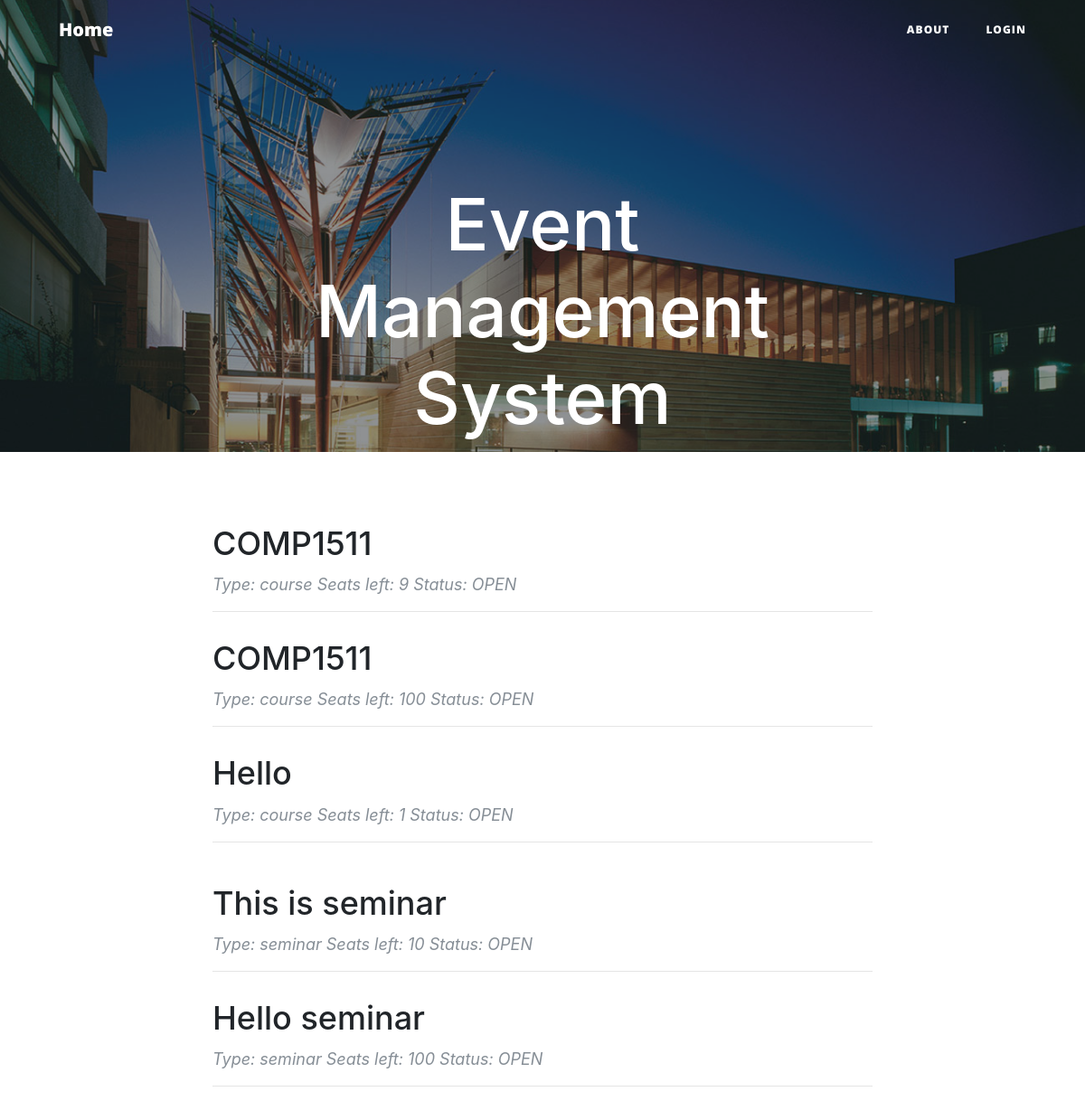
Before: / with the older database file.
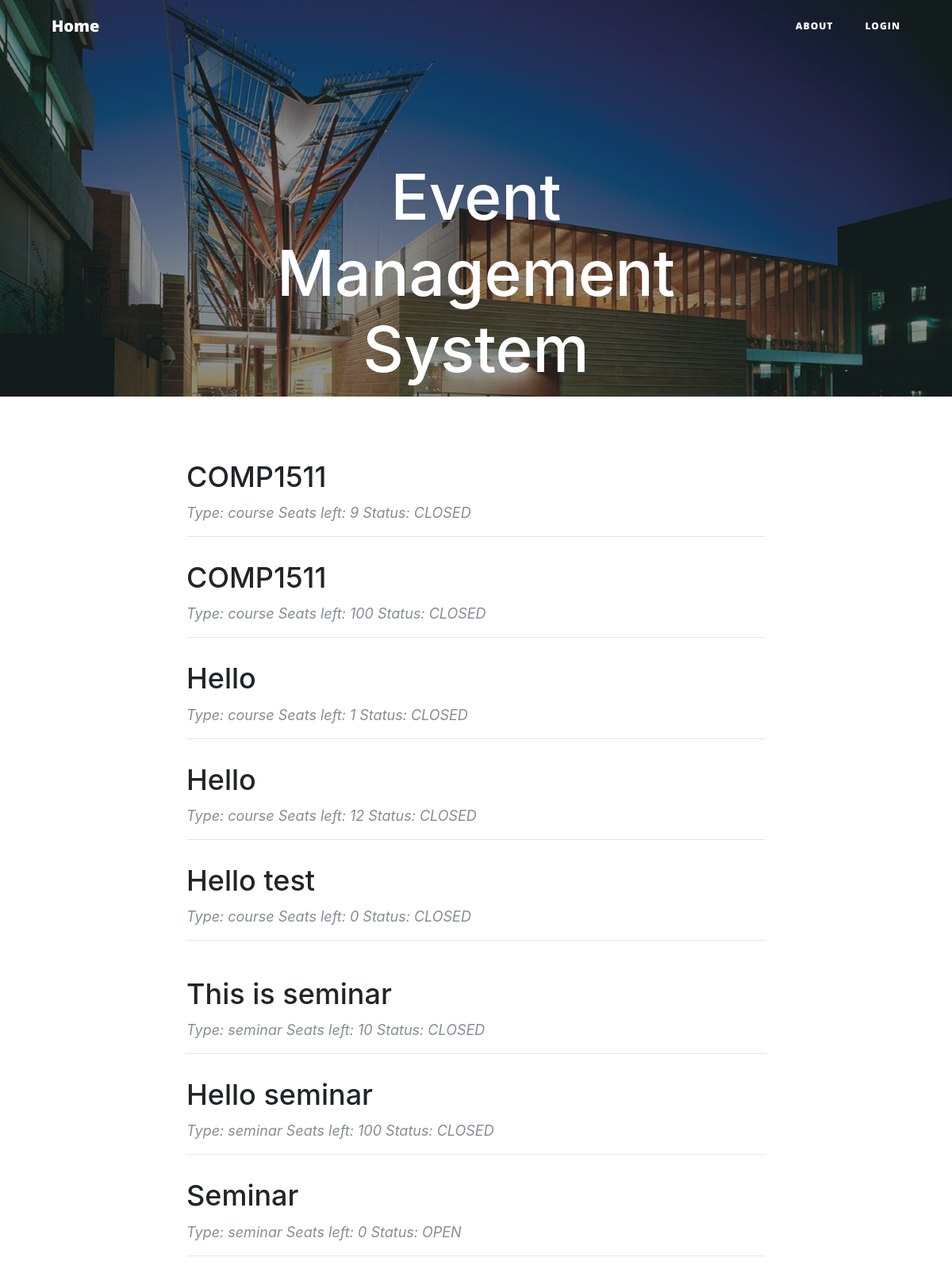
After: the same page with the newer database file.
### event.py (models this page shows, shortened)
class Event(db.Model):
    __tablename__ = 'events'
    event_id = db.Column(db.Integer, primary_key=True)
    title = db.Column(db.String(120))
    details = db.Column(db.UnicodeText)
    start = db.Column(db.String(80))
    end = db.Column(db.String(80))
    capacity = db.Column(db.Integer)
    status = db.Column(db.String(80))
    creater = db.Column(db.String(80))
    fee = db.Column(db.Integer)
    users = db.relationship('User',secondary=event_realation,
                            backref=db.backref('event_users_all', lazy='dynamic'))

class Seminar(db.Model):
    __tablename__ = 'seminars'
    seminar_id = db.Column(db.Integer, primary_key=True)
    title = db.Column(db.String(120))
    details = db.Column(db.UnicodeText)
    start = db.Column(db.String(80))
    end = db.Column(db.String(80))
    capacity = db.Column(db.Integer)
    status = db.Column(db.String(80))
    creater = db.Column(db.String(80))
    users = db.relationship('User',secondary=seminar_realation,
                            backref=db.backref('seminar_users_all', lazy='dynamic'))
    sessions = db.relationship('Session',secondary=seminar_session,
                            backref=db.backref('session_all', lazy='dynamic'))

### route.py (the view)
@app.route('/')
def index():
    Eventsystem.check_statu()
    return render_template('index.html', events = Event.query.all(), seminars = Seminar.query.all())

### EventSystem.py (called while the page is built)
    def check_statu():
        now = datetime.now()
        for event in Event.query.all():
            end = datetime.strptime(event.end, "%d-%m-%Y")
            if end < now:
                event.status = 'CLOSED'
                db.session.add(event)
                db.session.commit()
        for seminar in Seminar.query.all():
            end = datetime.strptime(seminar.end, "%d-%m-%Y")
            if end < now:
                seminar.status = 'CLOSED'
                db.session.add(seminar)
                db.session.commit()
        for session in Session.query.all():
            end = datetime.strptime(session.end, "%d-%m-%Y")
            if end < now:
                session.status = 'CLOSED'
                db.session.add(session)
                db.session.commit()

### templates/index.html
{% extends 'base.html' %}
{% block body %}
<header class="masthead" style="background-image: url('{{ url_for('static',filename='asb-unsw-campus-53.jpg')}}'); width: auto; height:500px;">
    <div class="overlay"></div>
    <div class="container">
        <div class="row">
            <div class="col-lg-8 col-md-10 mx-auto">
                <div class="site-heading">
                    <h1>Event Management System</h1>
                    <span class="subheading">UNSW Event Management System</span>
                </div>
            </div>
        </div>
    </div>
</header>
<div class="container">
    <div class="row">
        <div class="col-lg-8 col-md-10 mx-auto">
            {% for event in events %}
                <div class="post-preview">
                    <a href="{{ url_for('info', eventId = event.event_id) }}">
                        <h2 class="post-title">
                            {{event.title}}
                        </h2>
                    </a>
                    <p class="post-meta">Type: course Seats left: {{ event.capacity - event.events_all.count() }} Status: {{event.status}}</p>
                </div>
                <hr>
            {% endfor %}
        </div>
    </div>
</div>
<div class="container">
    <div class="row">
        <div class="col-lg-8 col-md-10 mx-auto">
            {% for seminar  in seminars %}
                <div class="post-preview">
                    <a href="{{ url_for('seminarinfo', seminarId = seminar.seminar_id) }}">
                        <h2 class="post-title">
                            {{seminar.title}}
                        </h2>
                    </a>
                    <p class="post-meta">Type: seminar Seats left: {{ seminar.capacity - seminar.seminars_all.count() }} Status: {{seminar.status}}</p>
                </div>
                <hr>
            {% endfor %}
        </div>
    </div>
</div>
{% endblock %}

### templates/base.html (shortened to what this page needs)
<!DOCTYPE html>
<html lang="en">
    <head>
        <link rel = stylesheet type="text/css" href="{{ url_for('static',filename = 'font-awesome.min.css')}}"/>
        <link rel = stylesheet type="text/css" href="{{ url_for('static',filename = 'clean-blog.min.css')}}"/>
        <link rel = stylesheet type="text/css" href="{{ url_for('static',filename = 'bootstrap.min.css')}}"/>
    </head>
    <body>
        <nav  class="navbar navbar-expand-lg navbar-light fixed-top" id="mainNav">
            <div class="container">
                <a class="navbar-brand" href="{{url_for('index')}}">Home</a>
                <div class="collapse navbar-collapse" id="navbarResponsive">
                    <ul class="navbar-nav ml-auto">
                        <li class="nav-item">
                            <a class="nav-link" href="{{ url_for('about') }}">About</a>
                        </li>
                        {% if current_user.is_anonymous %}
                        <li class="nav-item">
                                <a class="nav-link" href="{{ url_for('login') }}">Login</a>
                        </li>
                        {% else %}
                        <li class="nav-item">
                            <a class="nav-link" href="{{ url_for('logout') }}">Logout</a>
                        </li>
                        {% endif %}
                    </ul>
                </div>
            </div>
        </nav>
        {% block body %}{% endblock %}
    </body>
</html>

Changed rows visible on the page:
changed Event (number 1 of 5 on the later page): status "OPEN" → "CLOSED"
changed Event (number 2 of 5 on the later page): status "OPEN" → "CLOSED"
changed Event (number 3 of 5 on the later page): status "OPEN" → "CLOSED"
added Event: title "Hello", event.capacity-event.events_all.count() "12", status "CLOSED"
added Event: title "Hello test", event.capacity-event.events_all.count() "0", status "CLOSED"
changed Seminar "This is seminar": status "OPEN" → "CLOSED"
changed Seminar "Hello seminar": status "OPEN" → "CLOSED"
added Seminar: title "Seminar", seminar.capacity-seminar.seminars_all.count() "0", status "OPEN"
